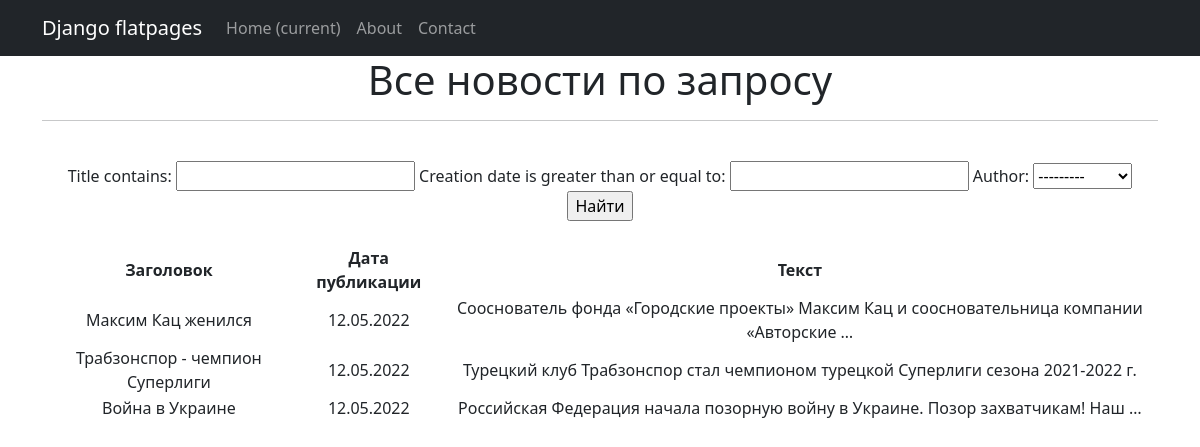
Page /news/search/ on the earlier database version.
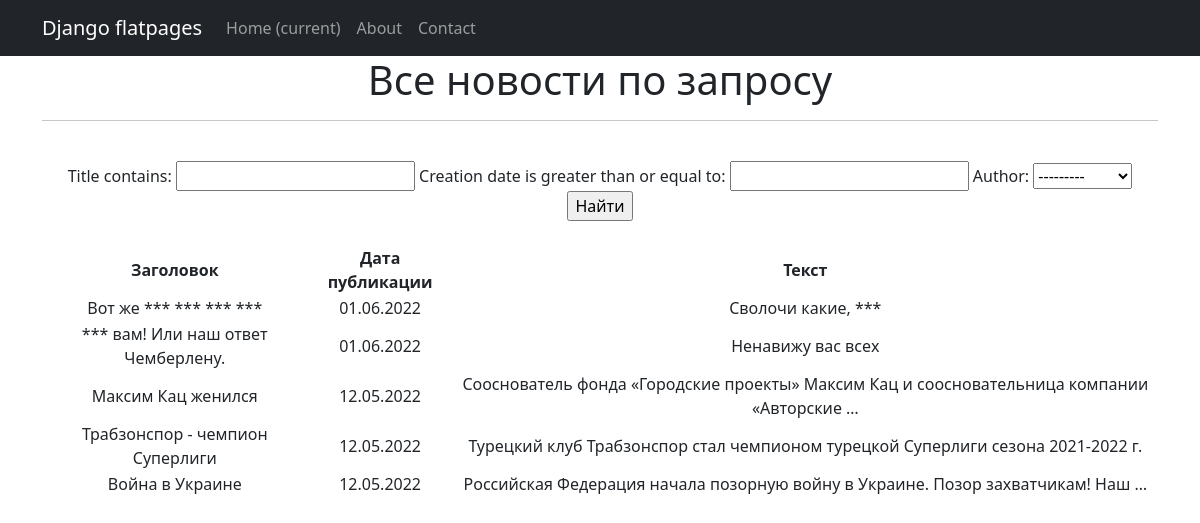
Same page on the later database version.
### accounts/models.py (models this page shows, shortened)
class Post(models.Model):
    post_type_choices = [
        ('AR', 'Статья'),
        ('NW', 'Новость')
    ]
    author = models.ForeignKey(Author, on_delete=models.CASCADE)
    post_type = models.CharField(max_length=2, choices=post_type_choices, default='AR')
    creation_date = models.DateTimeField(auto_now_add=True)
    post_category = models.ManyToManyField(Category, through='PostCategory')
    title = models.CharField(max_length=128)
    post_text = models.TextField()
    post_rating = models.SmallIntegerField(default=0)

### accounts/views.py (the view)
# urls.py: path('search/', PostSearch.as_view()),
class PostSearch(ListView):
    model = Post
    template_name = 'post_search.html'
    context_object_name = 'post_search'
    ordering = ['-creation_date']
    paginate_by = 1
    def get_context_data(self, **kwargs):
        context = super().get_context_data(**kwargs)
        context['filter'] = PostFilter(self.request.GET, queryset=self.get_queryset())
        return context

### accounts/models.py (called while the page is built)
    def __str__(self):
        return f'{self.user}'

### accounts/templatetags/custom_filters.py (called while the page is built)
@register.filter(name='censor')
def censor(value, arg):
    obscene_words = ['сука', 'хуй', 'пизда', 'блядь']
    post_words = value.split(' ')
    for word in post_words:
        if word.strip('.,!?').lower() in obscene_words:
            post_words.insert(post_words.index(word), arg)
            post_words.remove(word)
    return ' '.join(post_words)

### templates/post_search.html (shortened to what this page needs)
{% extends 'default.html' %}
{% load custom_filters %}
{% block content %}
<h1>Все новости по запросу</h1>
<hr>
<br>
<form method="GET">
    {{ filter.form }}
    <input type="submit" value="Найти">
</form>
<br>
<table>
    <tr>
        <td>
            <strong>Заголовок</strong>
        </td>
        <td>
            <strong>Дата публикации</strong>
        </td>
        <td>
            <strong>Текст</strong>
        </td>
    </tr>
    {% for post in filter.qs %}
    <tr>
        <td>
            {{post.title|censor:'***'}}
        </td>
        <td>
            {{post.creation_date|date:'d.m.Y'}}
        </td>
        <td>
            {{post.post_text|truncatewords:10|censor:'***'}}
        </td>
    </tr>
    {% endfor %}
</table>
{% endblock content %}

Differences in the rows shown:
added Post: title|censor "Вот же *** *** *** ***", creation_date "01.06.2022", post_text|censor "Сволочи какие, ***"
added Post: title|censor "*** вам! Или наш ответ Чемберлену.", creation_date "01.06.2022", post_text|censor "Ненавижу вас всех"
